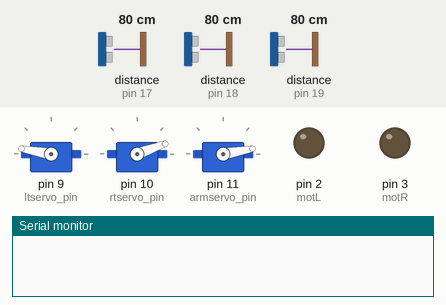
Recording of a sketch running on a simulated Arduino Uno, built with avr-gcc and run on an emulated ATmega328P. Shown: 3 × servo, output pins drawn as LEDs (lit = HIGH), the last lines printed to the serial monitor. Inputs (shaded band) come from the test bench; at power-on: distance to the obstacle (sensors on pin 17, pin 18, pin 19) 80 cm. The echo pulse lasts 58.3 µs per cm; pins used as bus, display or sensor lines are not drawn.

Above: at 1.2 s.
1.3 s: distance to the obstacle (sensor on pin 17) set to 73 cm
At 2.49 s:
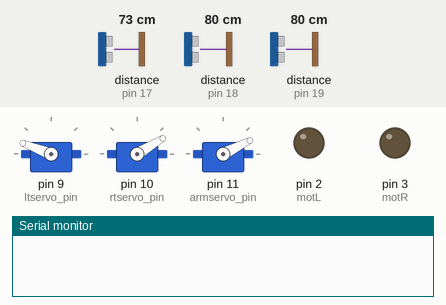
At 4.2 s:
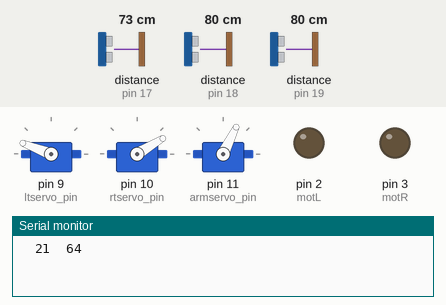
13.3 s: distance to the obstacle (sensor on pin 17) set to 63 cm
Timing chart, 0 to 16.3 s (numbered marks = the images above; inputs shaded):
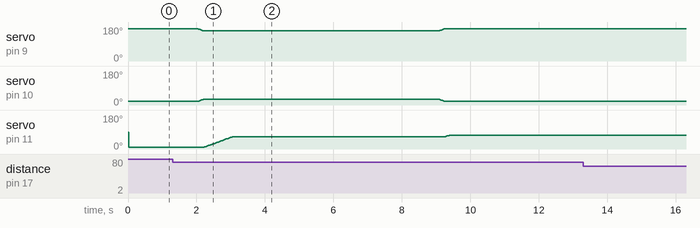

Measured:
- after the input at 13.3 s, every drawn part: stays the same
- by itself, servo on pin 10 (rtservo_pin): rises from 20° to 31° in 0.15 s, then falls to 20° in 7.0 s

The sketch:

arm_v4.ino
```cpp
#include <Servo.h>

Servo rtservo,ltservo,armservo,gripperservo,bigservo;
int rtservo_pin=10,
    ltservo_pin=9,
    armservo_pin=11,
    gripperservo_pin=6;
bool clawstate=true,prev=false;
int i=0,tem=0;
const int buttonPin = 5;
int buttonState;
int lastButtonState = LOW;
long lastDebounceTime = 0;
long debounceDelay = 50;
int err=10;
int link1_length=35,link2_length=13;
int basepos = 0, armpos = 0,gripperpos,a,f=0,r=1;

///////////////////////////////////////////Ultrasonic

int trig[3]={2,3,4};
int echo[3]={17,18,19};
double senval[3],lim=3000;
double senvar[3];
float maxvar=0.1;
int p=0,pl=10;

/////////////////////////SERVO EXTREME VALUES

int baseservo_min=10,baseservo_max=150;
int armservo_min=10,armservo_max=170;

//////////////////////////////////////////////////

int base_currentpos=baseservo_min;
int arm_currentpos=armservo_min;
int count=0;

/////////////////////////value for angle taken as input here
int pot1=0,pot2=0;
int pot1_pin=14,pot2_pin=16;
/////////////////////////////////////////////////////////////////////

///////////////////////////INVERSE KINEMATIC/////////////////////

int ServoS_1_Angle = 0;
int ServoS_2_Angle = 0;

                // Define arm Constants
const float l1 = 30.0;      // lower joint length (cm)
const float l2 = 20.0;      // upper joint length (cm)

                    // Correction factors to align servo values with their respective axis
const float S_1_CorrectionFactor = 70 ;     // Align arm "a" with the horizontal when at 0 degrees
const float S_2_CorrectionFactor = 45;     // Align arm "b" with arm "a" when at 0 degrees

                      // Correction factor to shift origin out to edge of the mount
const float X_CorrectionFactor = 0;       // X direction correction factor (cm)
const float Y_CorrectionFactor = 0;       // Y direction correction factor (cm)

                         // Angle Variables
float A;            //Angle oppposite side a (between b and c)
float B;            //Angle oppposite side b
float C;            //Angle oppposite side c
float c;            // Hypotenuse legngth in cm
float theta;        //Angle formed between line from origin to (x,y) and the horizontal

const float pi = M_PI;  //Store pi in a less annoying format
int md=-1;
int X=0,Y=0,Z=0;  //  arm pos
float deltax=1.0,deltay=1.0,deltaz=2.0;

/////////////////////////////////////////////////////////////////////////////////////////////

int motL=2;
int motR=3;

int trigPin1 = 7;
int echoPin1 = 8;

int trigPin2 = 12;
int echoPin2 = 13;

bool preR=HIGH;
bool preL=LOW;

int dist1,dist2;
int walldist;
/////////////////////////////////////FUNCTIONS//////

/*void rackpinion()
{
  //analogWrite(enab,HIGH);

  int right=digitalRead(irR);
  int left=digitalRead(irL);
  //Serial.print(left);
  //Serial.print(right);

  digitalWrite(trigPin, LOW);
  delayMicroseconds(2);
  digitalWrite(trigPin, HIGH);
  delayMicroseconds(10);
  digitalWrite(trigPin, LOW);
  double  duration = pulseIn(echoPin, HIGH);
  // The speed of sound is 340 m/s or 29 microseconds per centimeter.
  // The ping travels out and back, so to find the distance of the
  // object we take half of the distance travelled.
  double  to_cm = duration / 29 / 2;
  Serial.println(to_cm);

  if(right==1 && to_cm>40)
  {
    digitalWrite(motL,HIGH);
    digitalWrite(motR,LOW);
    preL=HIGH;
    preR=LOW;
  }
  else if(left==1 && to_cm>40)
  {
    digitalWrite(motL,LOW);
    digitalWrite(motR,HIGH);
    preL=LOW;
    preR=HIGH;
  }
  else if(to_cm<=40)
  {
    digitalWrite(motL,HIGH);
    digitalWrite(motR,HIGH);
  }
  else
  {
    digitalWrite(motL,preL);
    digitalWrite(motR,preR);
  }
}*/

////////////////////////////////////////////////////////

double readUS( int i )
{
  digitalWrite(trig[i], LOW);
  delayMicroseconds(2);
  digitalWrite(trig[i], HIGH);
  delayMicroseconds(3);
  digitalWrite(trig[i], LOW);

  return (double)( pulseIn(echo[i], HIGH) )/(double)10;
}

/////////////////////////////////////////////////////////////////////////

void calcangles(float x,float y)//,int z)
{
  x = x + X_CorrectionFactor;
  y = y + Y_CorrectionFactor;
  c = sqrt( sq(x) + sq(y) );                                            // pythagorean theorem
  B = (acos( (sq(l2) - sq(l1) - sq(c))/(-2*l1*c) )) * (180/pi);            // Law of cosines: Angle opposite upper arm section
  C = (acos( (sq(c) - sq(l2) - sq(l1))/(-2*l1*l2) )) * (180/pi);            // Law of cosines: Angle opposite hypotenuse
  theta = (asin( y / c )) * (180/pi);                                   // Solve for theta to correct for lower joint's impact on upper joint's angle
  ServoS_1_Angle = S_1_CorrectionFactor - ((B*md) + theta);                    // Find necessary angle. Add Correction
  ServoS_2_Angle = C - S_2_CorrectionFactor  ;
  X=x;
  Y=y;
}

void movearm(int theta1,int theta2)
{
  theta1=constrain(theta1,baseservo_min,baseservo_max);
  theta2=constrain(theta2,armservo_min,armservo_max);
  if(theta1>=base_currentpos)
  {
    for(int i=base_currentpos;i<=theta1;i+=1)
    {
       rtservo.write(i+err);
       ltservo.write(180-i);
       delay(15);
    }
  }
  else
  {
    for(int i=base_currentpos;i>=theta1;i-=1)
    {
       rtservo.write(i+err);
       ltservo.write(180-i);
       delay(15);
    }
  }
  base_currentpos=theta1;

  if(theta2>=arm_currentpos)
  {
    for(int i=arm_currentpos;i<=theta2;i+=1)
    {
       armservo.write(i);
       delay(15);
    }
  }
  else
  {
    for(int i=arm_currentpos;i>=theta2;i-=1)
    {
       armservo.write(i);
       delay(15);
    }
  }
  arm_currentpos=theta2;
}

void moveplatform(float z)
{
  sensedist();
  Serial.print(dist1);
  Serial.print("\t");
  Serial.print(dist2);
  Serial.println("\t");
  if(z>0&&z>Z)
  {
    while(dist1>walldist-z)
    {
      sensedist();
      moveleft();
      Serial.println("1\t");
    }
  }
  else if(z>0&&z<Z)
  {
    while(dist1<walldist-z)
    {
      sensedist();
      moveright();
      Serial.println("2\t");
    }
  }
  else if(z<0&&z>Z)
  {
    while(dist2<walldist+z)
    {
      sensedist();
      moveleft();
      Serial.println("3\t");
    }
  }
  else if(z<0&&z<Z)
  {
    while(dist2>walldist+z)
    {
      sensedist();
      moveright();
      Serial.print(walldist);
      Serial.print("\t");
      Serial.print(dist2);
      Serial.println("\t4\t");
    }
  }
  stopm();
  Z=z;
}


void movexyz(float x,float y,float z)
{
  delay(1000);
  calcangles(x,y);
  //moveplatform(z);
  movearm(ServoS_1_Angle,ServoS_2_Angle);
  Serial.print("\t");
  Serial.print(ServoS_1_Angle);
  Serial.print("\t");
  Serial.println(ServoS_2_Angle);
}

void sensedist()
{
  delay(50);
  digitalWrite(trigPin1, LOW);
  delayMicroseconds(2);
  digitalWrite(trigPin1, HIGH);
  delayMicroseconds(10);
  digitalWrite(trigPin1, LOW);
  double  duration1 = pulseIn(echoPin1, HIGH);
  // The speed of sound is 340 m/s or 29 microseconds per centimeter.
  // The ping travels out and back, so to find the distance of the
  // object we take half of the distance travelled.
  dist1 = duration1 / 29 / 2;

  digitalWrite(trigPin2, LOW);
  delayMicroseconds(2);
  digitalWrite(trigPin2, HIGH);
  delayMicroseconds(10);
  digitalWrite(trigPin2, LOW);
  double  duration2 = pulseIn(echoPin2, HIGH);
  dist2 = duration2 / 29 / 2;
}

void moveleft()
{
  digitalWrite(motL,HIGH);
  digitalWrite(motR,LOW);
}
void moveright()
{
  digitalWrite(motL,LOW);
  digitalWrite(motR,HIGH);
}
void stopm()
{
  digitalWrite(motL,LOW);
  digitalWrite(motR,LOW);
}


///////////////////////////////////////////////////////////////////////////


void automatic()
{
  /*calcangles(30,-24);
  Serial.print(ServoS_1_Angle);
  Serial.print("\t");
  Serial.println(ServoS_2_Angle);*/
  while(f==0)
  {
    movearm(baseservo_min,armservo_min);
    delay(1000);
    movexyz(10,40,0);
    delay(5000);
    f=1;
  }
  //movearm(ServoS_1_Angle,ServoS_2_Angle);*/
  while(r==1)
  {
    Serial.println("hello");
    ultrasonic();
  }
  /*movexyz(40,-2,0);
  delay(5000);
  movexyz(40,2,0);
  delay(5000);
  movexyz(38,2,0);
  delay(5000);
  movexyz(42,2,0);*/
}


////////////////////////////////////////Ultrasonic///////////////////////

void ultrasonic()
{
  delay(0000);

  for(int i=0;i<3;i++)
    senval[i]=readUS(i);         //Store from function readUS
  for(int i=0;i<3;i++)
    senvar[i]=(3*senval[i]/(senval[0]+senval[1]+senval[2]))-1;   //Store variance

  /*if((senval[0]>lim)||(senval[1]>lim)||(senval[2]>lim))
  {
    p++;
    if(p>pl)
    {
      if((senval[0]>lim)&&(senval[1]>lim)&&(senval[2]>lim))
      {
        Serial.print("C");
      }
      else if((senval[0]>lim)&&(senval[1]<lim)&&(senval[2]<lim))
      {
        Serial.print("D R");
      }
      else if((senval[0]<lim)&&(senval[1]>lim)&&(senval[2]<lim))
      {
        Serial.print("U");
      }
        else if((senval[0]<lim)&&(senval[1]<lim)&&(senval[2]>lim))
      {
        Serial.print("D L");
      }
      else if((senval[0]<lim)&&(senval[1]>lim)&&(senval[2]>lim))
      {
        Serial.print("U L");
      }
      else if((senval[0]>lim)&&(senval[1]<lim)&&(senval[2]>lim))
      {
        Serial.print("D");
      }
      else if((senval[0]>lim)&&(senval[1]>lim)&&(senval[2]<lim))
      {
        Serial.print("U R");
      }
      else
      {
        Serial.print("C (all outside)");
      }
   }
  }
  else*/
  {
    if(senvar[0]<maxvar&&senvar[0]>-maxvar&&senvar[1]<maxvar&&senvar[1]>-maxvar&&senvar[2]<maxvar&&senvar[0]>-maxvar)
    {
      Serial.print("C");
     //////////////////////////////attach fan
     attachfan();
    }
    else if(senvar[0]<-maxvar&&senvar[1]>0&&senvar[2]>0)
    {
      Serial.print("U R");
      movexyz(X,Y+deltay,Z-deltaz);
    }
    else if(senvar[1]<-maxvar&&senvar[2]>0&&senvar[0]>0)
    {
      Serial.print("D");
      movexyz(X,Y-deltay,Z);
    }
    else if(senvar[2]<-maxvar&&senvar[0]>0&&senvar[1]>0)
    {
      Serial.print("U L");
      movexyz(X,Y+deltay,Z+deltaz);
    }
    else if(senvar[0]>maxvar&&senvar[1]<0&&senvar[2]<0)
    {
      Serial.print("D L");
      movexyz(X,Y-deltay,Z+deltaz);
    }
    else if(senvar[1]>maxvar&&senvar[2]<0&&senvar[0]<0)
    {
      Serial.print("U");
      movexyz(X,Y+deltay,Z);
    }
    else if(senvar[2]>maxvar&&senvar[0]<0&&senvar[1]<0)
    {
      Serial.print("D R");
      movexyz(X,Y-deltay,Z-deltaz);
    }
    else
    {
      Serial.print("!!!");
      //movexyz(X+deltax,Y,Z);
    }
  }
  Serial.print("\t");
  Serial.print(senvar[0]);Serial.print("\t");
  Serial.print(senvar[1]);Serial.print("\t");
  Serial.print(senvar[2]);Serial.println("\t");
}

///////////////////////////////////////////////////////


void attachfan()
{
  digitalWrite(13,HIGH);
  movexyz(X-8,Y+3,Z);
  r=0;
}

void gripper()
{
  Serial.println(clawstate);
  if(clawstate)//&&!prev)
  {
    for(int x=0;x<=100;x+=1)
    {
      gripperservo.write(x);
      delay(3);
    }
  }
    else
  {
    for(int x=100;x>=0;x-=1)
    {
      gripperservo.write(x);
      delay(3);
    }
  }
}


void movebaseservo(int pos)
{
  Serial.print(base_currentpos);
  if((base_currentpos<(baseservo_min)))
  {
    base_currentpos=baseservo_min;
    return;
  }
  else if ((base_currentpos>(baseservo_max)))
  {
    base_currentpos=baseservo_max;
    return;
  }
  int i=0;
  if(pos==0)
  {
    i=base_currentpos-1;
    rtservo.write(i+err);
    ltservo.write(180-i);
    delay(15);
  }
  else if(pos==1)
  {
    i=base_currentpos;
    rtservo.write(i+err);
    ltservo.write(180-i);
    delay(15);
  }
  else if(pos==2)
  {
    i=base_currentpos+1;
    rtservo.write(i+err);
    ltservo.write(180-i);
    delay(15);
  }
  base_currentpos=i;
}

void movearmservo(int pos)
{
  Serial.println(arm_currentpos);
  if((arm_currentpos<(armservo_min)))
  {
    arm_currentpos=armservo_min;
    return;
  }
  else if((arm_currentpos>(armservo_max)))
  {
    arm_currentpos=armservo_max;
    return;
  }
  int i=0;
  if(pos==0)
  {
    i=arm_currentpos-1;
    armservo.write(i);
    delay(15);
  }
  else if(pos==1)
  {
    i=arm_currentpos;
    armservo.write(i);
    delay(15);
  }
  else if(pos==2)
  {
    i=arm_currentpos+1;
    armservo.write(i);
    delay(15);
  }
  arm_currentpos=i;
}

/////////////////////////////////////////MANUAL ARM////

void manual()
{
    ////////////////////Reading pin values/////////////////////////////////////

  int reading = digitalRead(buttonPin);
  pot1=analogRead(pot1_pin);
  pot2=analogRead(pot2_pin);
  if(pot1>700)pot1=2;
  else if(pot1<300)pot1=0;
  else pot1=1;
  if(pot2>700)pot2=2;
  else if(pot2<300)pot2=0;
  else pot2=1;
  /*Serial.print(pot1);
  Serial.print("\t");
  Serial.println(pot2);*/

  ///////////Serialread///////////////////////////////////////

  /*i=0;
  while(Serial.available()>0)
  {
    char ch1=Serial.read();
    Serial.println(ch1);
    while (Serial.available()>0)
    {
      char ch = Serial.read();
      tem = ch - '0';
      tem=i*10 + tem;
      i=tem;
      Serial.println(tem);
    }
    i=0;
    if(ch1=='a')
    {
      pot1=tem;
    }
    else if(ch1=='b')
    {
      pot2=tem;
    }
  Serial.println(pot1);
  Serial.println(pot2);
  }*/

  //////////////////////////////////////////////////////

  //////////////Movement commands

  movebaseservo(pot1);
  movearmservo(pot2);
  if (reading != lastButtonState)
  {
    lastDebounceTime = millis();
  }
  if ((millis() - lastDebounceTime) > debounceDelay)
  {
    if (reading != buttonState)
    {
      buttonState = reading;
      if (buttonState == HIGH)
      {
        clawstate=!clawstate;
        gripper();
        count++;
      }
    }
  }
  lastButtonState = reading;

}


///////////////////////////////////////////////////////////////////////////////////////////////

/////////////////////////////////////SETUP

void setup()
{
  ltservo.attach(ltservo_pin);
  rtservo.attach(rtservo_pin);
  armservo.attach(armservo_pin);
  //gripperservo.attach(gripperservo_pin);
  //rtservo.write(baseservo_min + err);
  //ltservo.write(180 - baseservo_min);
  //armservo.write(armservo_min);
  /*pinMode(buttonPin, INPUT);
  pinMode(motL,OUTPUT);
  pinMode(motR,OUTPUT);
  pinMode(trigPin1,OUTPUT );
  pinMode(echoPin1,INPUT );
  pinMode(trigPin2,OUTPUT );
  pinMode(echoPin2,INPUT );*/
  //digitalWrite(motL,HIGH);
  //digitalWrite(motR,HIGH);
  //pinMode(pot1_pin,INPUT);
  //pinMode(pot2_pin,INPUT);
  for(int i=0;i<3;i++)
  {
    pinMode(trig[i], OUTPUT);
    pinMode(echo[i], INPUT);
  }
  /*digitalWrite(trigPin2, LOW);
  delayMicroseconds(2);
  digitalWrite(trigPin2, HIGH);
  delayMicroseconds(10);
  digitalWrite(trigPin2, LOW);
  double  duration = pulseIn(echoPin2, HIGH);
  walldist = duration / 29 / 2;*/
  Serial.begin(9600);
  /////////////////////////add lipo switch code here/////////////

  /////////////////////////////////////////////////////////////////
}


////////////////////////////////////////////////////////LOOP

void loop()
{

  //manual();

  automatic();

}
```
